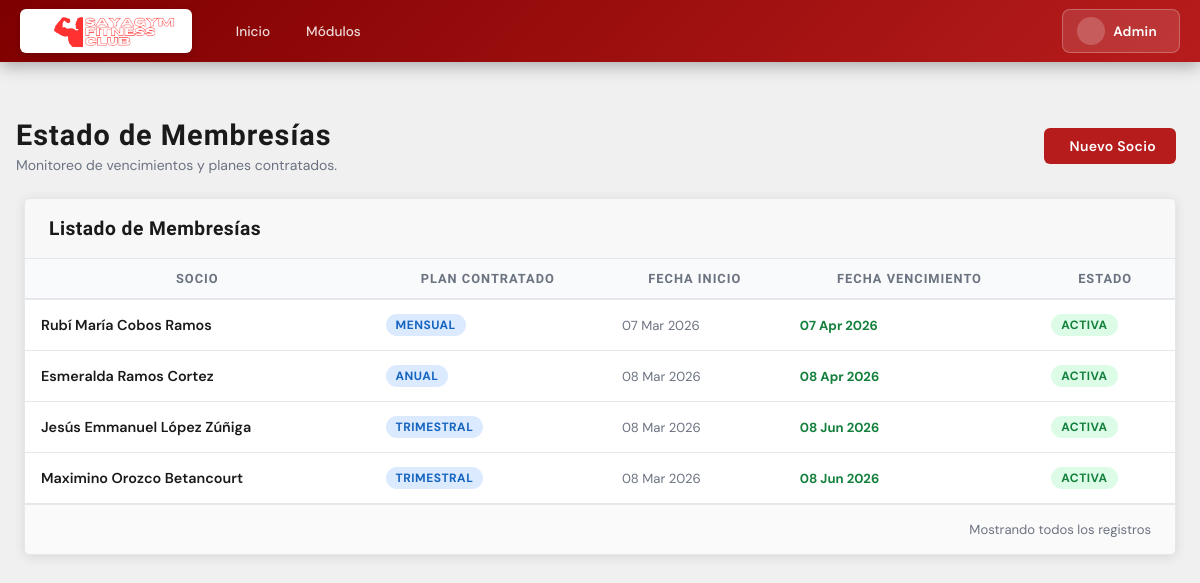
/primeraparte/membresias.php, run on an earlier commit of the app's database.
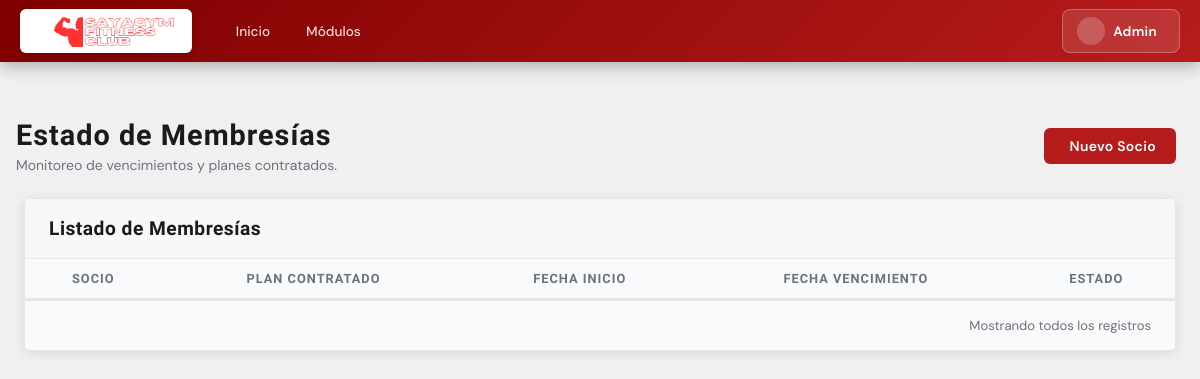
And on a later commit of the database.
### tables this page shows
CREATE TABLE `socios` (
  `id_socio` int(11) NOT NULL,
  `nombre` varchar(100) NOT NULL,
  `apellido` varchar(100) NOT NULL,
  `foto` varchar(255) DEFAULT NULL,
  `telefono` varchar(20) DEFAULT NULL,
  `contacto_emergencia` varchar(255) DEFAULT NULL,
  `correo` varchar(100) DEFAULT NULL,
  `direccion` text DEFAULT NULL,
  `fecha_nacimiento` date DEFAULT NULL,
  `fecha_registro` date DEFAULT NULL,
  `fecha_vencimiento` date DEFAULT NULL,
  `id_membresia` int(11) DEFAULT NULL,
  `estado` enum('activo','inactivo','vencido') DEFAULT 'activo',
  `id_entrenador` int(11) DEFAULT NULL,
  `qr_codigo` varchar(255) DEFAULT NULL
);

CREATE TABLE `membresias` (
  `id_membresia` int(11) NOT NULL,
  `nombre` varchar(50) NOT NULL,
  `duracion_meses` int(11) NOT NULL,
  `precio` decimal(10,2) NOT NULL,
  `descripcion` text DEFAULT NULL,
  `estado` enum('activo','inactivo') DEFAULT 'activo'
);

### primeraparte/membresias.php (the view, shortened to what this page needs)
<?php
include 'config.php';
include 'header.php';
?>
<div class="page-wrapper">
  <div class="container-xl mt-4">
    <div class="row align-items-center mb-4">
      <div class="col">
        <h2 class="page-title">Estado de Membresías</h2>
        <p class="page-subtitle">Monitoreo de vencimientos y planes contratados.</p>
      </div>
      <div class="col-auto">
        <a href="nuevo_socio.php" class="btn btn-red">
          <i class="ti ti-plus"></i> Nuevo Socio
        </a>
      </div>
    </div>
    <div class="card">
      <div class="card-header gray">
        <h3 class="card-title">Listado de Membresías</h3>
      </div>
      <div class="table-responsive">
        <table class="gym-table">
          <thead>
            <tr>
              <th>Socio</th>
              <th>Plan Contratado</th>
              <th>Fecha Inicio</th>
              <th>Fecha Vencimiento</th>
              <th>Estado</th>
            </tr>
          </thead>
          <tbody>
            <?php
$res = $conexion->query("SELECT s.*, m.nombre as plan FROM socios s JOIN membresias m ON s.id_membresia = m.id_membresia ORDER BY s.fecha_vencimiento ASC");
while ($row = $res->fetch_assoc()):
  $vence = strtotime($row['fecha_vencimiento']);
  $hoy = strtotime(date('Y-m-d'));
  $expired = ($hoy > $vence);
  if ($row['estado'] == 'inactivo') {
    $status_class = 'badge-secondary';
    $status_text = 'INACTIVA';
  }
  else if ($expired) {
    $status_class = 'badge-red';
    $status_text = 'VENCIDA';
  }
  else {
    $status_class = 'badge-green';
    $status_text = 'ACTIVA';
  }
?>
            <tr>
              <td class="td-name"><?php echo $row['nombre'] . " " . $row['apellido']; ?></td>
              <td><span class="badge badge-blue"><?php echo $row['plan']; ?></span></td>
              <td class="td-muted"><?php echo date('d M Y', strtotime($row['fecha_registro'])); ?></td>
              <td>
                <span class="<?php echo $expired ? 'text-red' : 'text-green'; ?> fw-bold small">
                  <?php echo date('d M Y', $vence); ?>
                </span>
              </td>
              <td>
                <span class="badge <?php echo $status_class; ?>">
                  <?php echo $status_text; ?>
                </span>
              </td>
            </tr>
            <?php
endwhile; ?>
          </tbody>
        </table>
      </div>
      <div class="card-footer d-flex align-items-center">
        <p class="m-0 text-muted small">Mostrando todos los registros</p>
      </div>
    </div>
  </div>
</div>
<?php include 'footer.php'; ?>

What changed in the data, as far as the page shows it:
removed socios: nombre "Rubí María", apellido "Cobos Ramos", id_membresia.nombre "MENSUAL", fecha_registro "07 Mar 2026", fecha_vencimiento "07 Apr 2026", fecha_vencimiento "ACTIVA"
removed socios: nombre "Esmeralda", apellido "Ramos Cortez", id_membresia.nombre "ANUAL", fecha_registro "08 Mar 2026", fecha_vencimiento "08 Apr 2026", fecha_vencimiento "ACTIVA"
removed socios: nombre "Jesús Emmanuel", apellido "López Zúñiga", id_membresia.nombre "TRIMESTRAL", fecha_registro "08 Mar 2026", fecha_vencimiento "08 Jun 2026", fecha_vencimiento "ACTIVA"
removed socios: nombre "Maximino", apellido "Orozco Betancourt", id_membresia.nombre "TRIMESTRAL", fecha_registro "08 Mar 2026", fecha_vencimiento "08 Jun 2026", fecha_vencimiento "ACTIVA"
